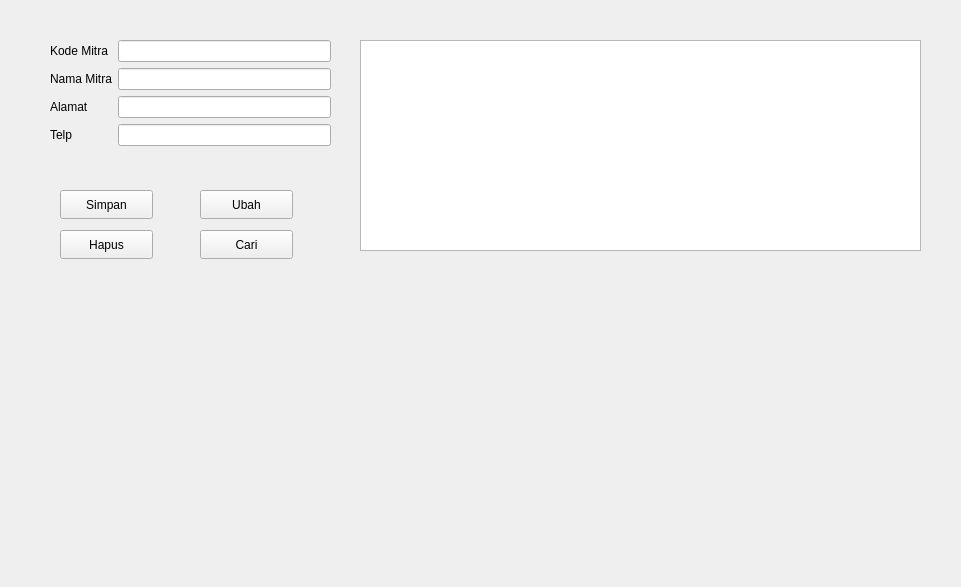
<?xml version="1.0" encoding="UTF-8"?>
<ui version="4.0">
 <class>FormMitra</class>
 <widget class="QWidget" name="FormMitra">
  <property name="geometry">
   <rect>
    <x>0</x>
    <y>0</y>
    <width>961</width>
    <height>587</height>
   </rect>
  </property>
  <property name="windowTitle">
   <string>Form</string>
  </property>
  <widget class="QWidget" name="formLayoutWidget">
   <property name="geometry">
    <rect>
     <x>50</x>
     <y>40</y>
     <width>281</width>
     <height>141</height>
    </rect>
   </property>
   <layout class="QFormLayout" name="formLayout">
    <item row="0" column="0">
     <widget class="QLabel" name="kodeMitraLabel">
      <property name="text">
       <string>Kode Mitra</string>
      </property>
     </widget>
    </item>
    <item row="0" column="1">
     <widget class="QLineEdit" name="kodeMitraLineEdit"/>
    </item>
    <item row="1" column="0">
     <widget class="QLabel" name="namaMitraLabel">
      <property name="text">
       <string>Nama Mitra</string>
      </property>
     </widget>
    </item>
    <item row="1" column="1">
     <widget class="QLineEdit" name="namaMitraLineEdit"/>
    </item>
    <item row="2" column="0">
     <widget class="QLabel" name="alamatLabel">
      <property name="text">
       <string>Alamat</string>
      </property>
     </widget>
    </item>
    <item row="2" column="1">
     <widget class="QLineEdit" name="alamatLineEdit"/>
    </item>
    <item row="3" column="0">
     <widget class="QLabel" name="telpLabel">
      <property name="text">
       <string>Telp</string>
      </property>
     </widget>
    </item>
    <item row="3" column="1">
     <widget class="QLineEdit" name="telpLineEdit"/>
    </item>
   </layout>
  </widget>
  <widget class="QPushButton" name="pushButton">
   <property name="geometry">
    <rect>
     <x>60</x>
     <y>190</y>
     <width>93</width>
     <height>29</height>
    </rect>
   </property>
   <property name="text">
    <string>Simpan</string>
   </property>
  </widget>
  <widget class="QPushButton" name="pushButton_2">
   <property name="geometry">
    <rect>
     <x>200</x>
     <y>190</y>
     <width>93</width>
     <height>29</height>
    </rect>
   </property>
   <property name="text">
    <string>Ubah</string>
   </property>
  </widget>
  <widget class="QPushButton" name="pushButton_3">
   <property name="geometry">
    <rect>
     <x>60</x>
     <y>230</y>
     <width>93</width>
     <height>29</height>
    </rect>
   </property>
   <property name="text">
    <string>Hapus</string>
   </property>
  </widget>
  <widget class="QPushButton" name="pushButton_4">
   <property name="geometry">
    <rect>
     <x>200</x>
     <y>230</y>
     <width>93</width>
     <height>29</height>
    </rect>
   </property>
   <property name="text">
    <string>Cari</string>
   </property>
  </widget>
  <widget class="QTableView" name="tableMitra">
   <property name="geometry">
    <rect>
     <x>360</x>
     <y>40</y>
     <width>561</width>
     <height>211</height>
    </rect>
   </property>
  </widget>
 </widget>
 <resources/>
 <connections/>
</ui>
